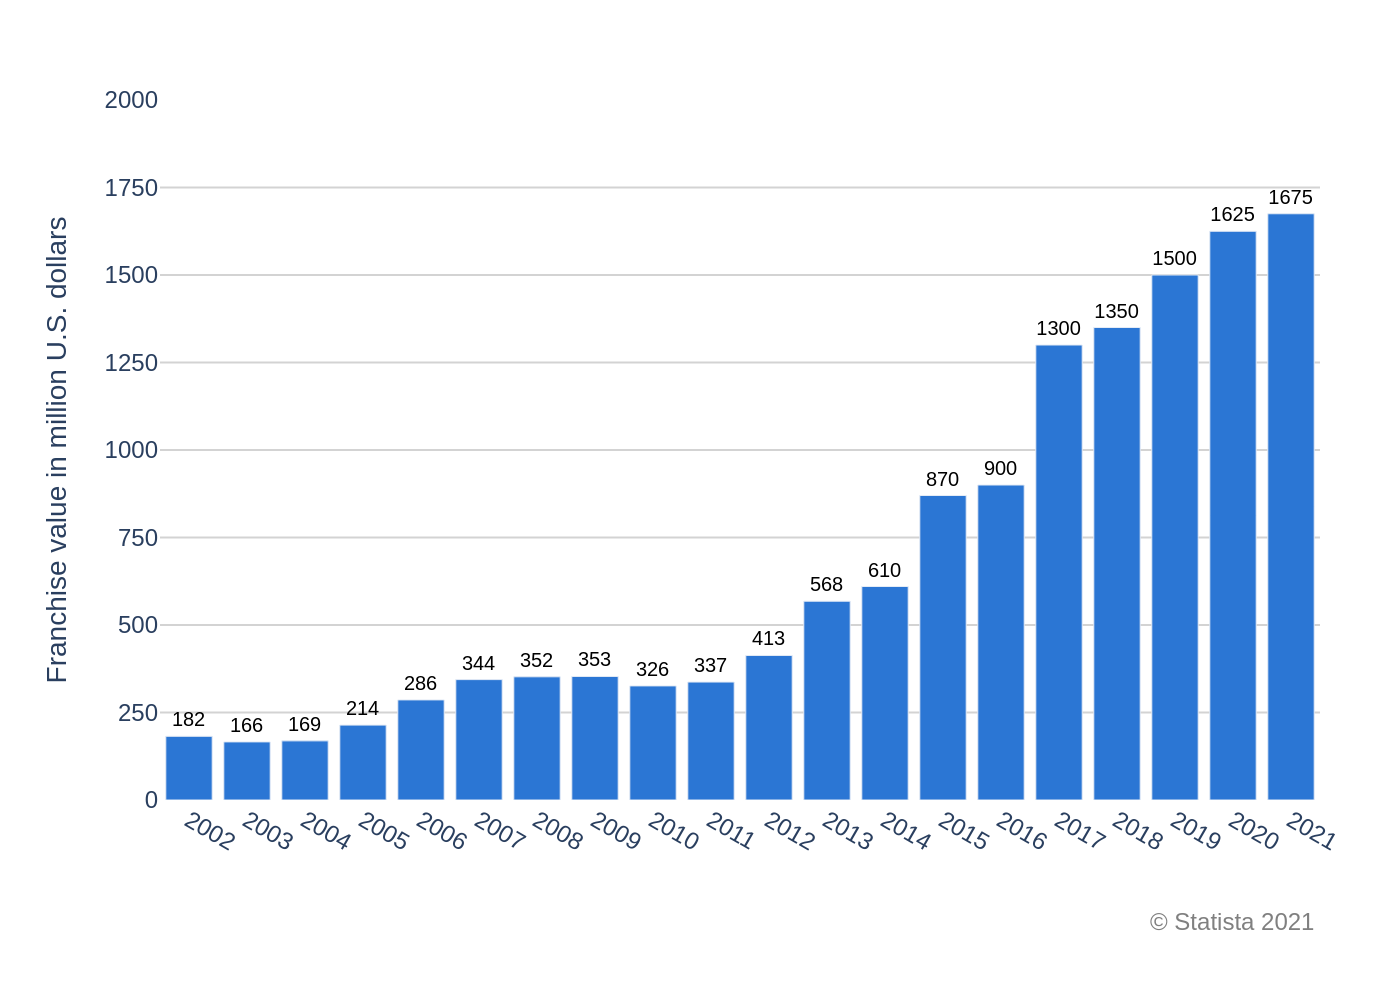

Recreate this plot in Python.
import sys
import json
import pathlib
import plotly.graph_objects as go

if len(sys.argv) != 2:
    print("Usage: python generate_chart.py <json_file_path>")
    sys.exit(1)

json_path = pathlib.Path(sys.argv[1])
if not json_path.is_file():
    print(f"Error: JSON file not found at '{json_path}'")
    sys.exit(1)

with open(json_path, 'r', encoding='utf-8') as f:
    chart_info = json.load(f)

chart_data = chart_info.get("chart_data", [])
texts = chart_info.get("texts", {})
colors = chart_info.get("colors", [])

categories = [item['category'] for item in chart_data]
values = [item['value'] for item in chart_data]

fig = go.Figure()

fig.add_trace(go.Bar(
    x=categories,
    y=values,
    marker_color=colors[0] if colors else None,
    text=values,
    textposition='outside',
    texttemplate='%{text}',
    cliponaxis=False,
    textfont=dict(family="Arial", size=10, color='black')
))

layout_annotations = []
if texts.get("source"):
    layout_annotations.append(
        dict(
            x=1,
            y=-0.15,
            xref='paper',
            yref='paper',
            text=texts["source"],
            showarrow=False,
            xanchor='right',
            yanchor='top',
            align='right',
            font=dict(family="Arial", size=12, color="grey")
        )
    )

fig.update_layout(
    title_text=texts.get("title"),
    yaxis_title_text=texts.get("y_axis_title"),
    xaxis_title_text=texts.get("x_axis_title"),
    font=dict(family="Arial"),
    showlegend=False,
    plot_bgcolor='white',
    xaxis=dict(
        showgrid=False,
        tickfont=dict(size=12)
    ),
    yaxis=dict(
        range=[0, 2000],
        tickvals=[0, 250, 500, 750, 1000, 1250, 1500, 1750, 2000],
        showgrid=True,
        gridcolor='lightgray',
        tickfont=dict(size=12)
    ),
    margin=dict(l=80, r=40, t=50, b=100),
    annotations=layout_annotations
)

output_filename = json_path.with_suffix(".png").name
fig.write_image(output_filename, scale=2)

print(f"Chart saved to {output_filename}")
